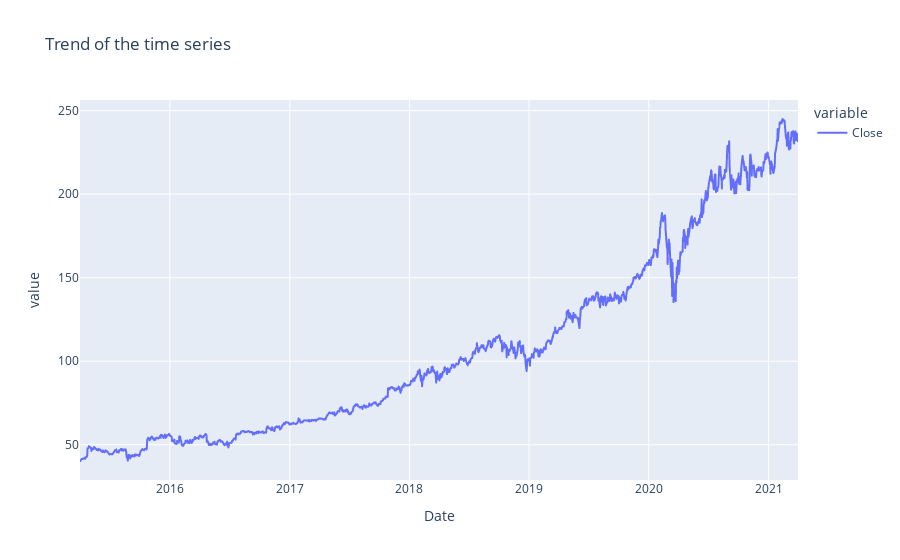

The notebook cell saved with this chart:
### Code cell
px.line(df, title='Trend of the time series')

### Figure 1 — Plotly figure (JSON) as saved in the notebook; plotly's stock layout.template omitted (floating-point values rounded to 4 significant figures; data arrays with more than 128 entries replaced by an {"elided": "..."} marker saying what was removed)
{"data": [{"hovertemplate": "variable=Close<br>Date=%{x}<br>value=%{y}<extra></extra>", "legendgroup": "Close", "line": {"color": "#636efa", "dash": "solid"}, "marker": {"symbol": "circle"}, "mode": "lines", "name": "Close", "showlegend": true, "type": "scattergl", "x": {"elided": "1511 str values"}, "xaxis": "x", "y": {"elided": "1511 float values"}, "yaxis": "y"}], "layout": {"legend": {"title": {"text": "variable"}, "tracegroupgap": 0}, "title": {"text": "Trend of the time series"}, "xaxis": {"anchor": "y", "domain": [0, 1], "title": {"text": "Date"}}, "yaxis": {"anchor": "x", "domain": [0, 1], "title": {"text": "value"}}}}
